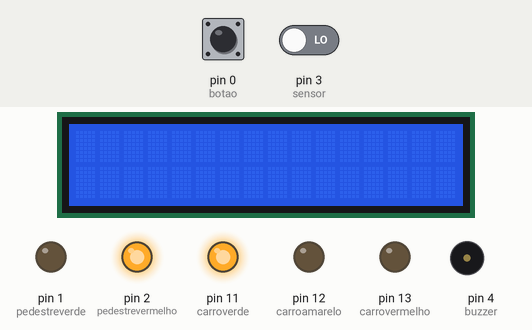
Bench run of a sketch on a simulated Arduino Uno, built with avr-gcc and run on an emulated ATmega328P. Shown: 16×2 character LCD, output pins drawn as LEDs (lit = HIGH), buzzer (waves = sounding). The test bench sets the inputs (shaded band); at power-on: pin 3 (sensor) LOW, pin 0 (botao) HIGH.

Above: at 1.2 s.
1.3 s: pin 3 (sensor) driven HIGH
At 1.6 s:
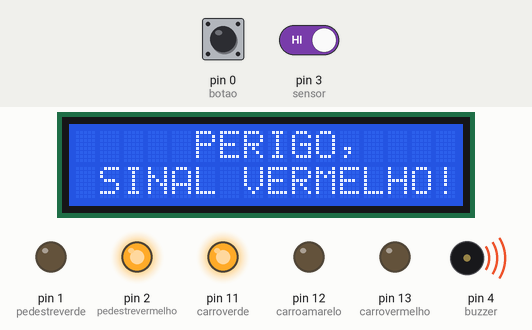
2.8 s: pin 0 (botao) pulled LOW for 0.15 s
At 4.5 s:
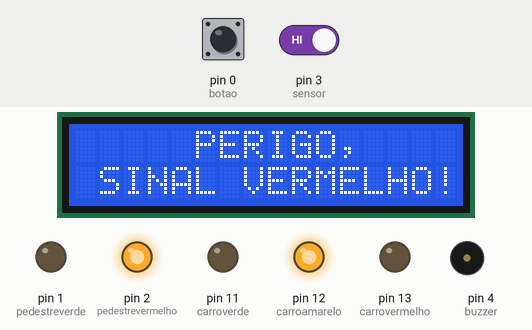
At 10.6 s:
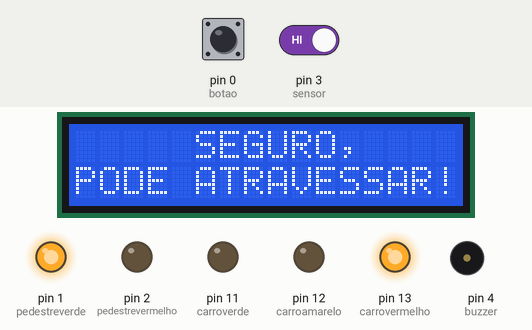
Timing chart, 0 to 20.9 s (numbered marks = the images above; inputs shaded):
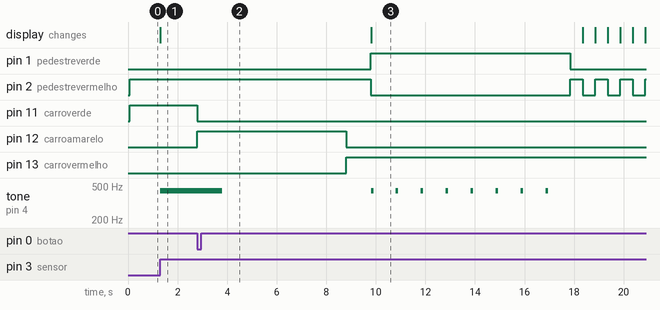

The sketch:

Codigo_do_semaforo.ino
```cpp
// C++ code
//
#include <Adafruit_LiquidCrystal.h>

#include <LiquidCrystal.h>

LiquidCrystal lcd_1(10, 9, 8, 7, 6, 5);
int botao=0;
int carrovermelho=13;
int carroamarelo=12;
int carroverde=11;
int pedestrevermelho=2;
int pedestreverde=1;
int buzzer=4;
int sensor=3;

void setup()
{
  pinMode(carrovermelho, OUTPUT);
  pinMode(carroamarelo, OUTPUT);
  pinMode(carroverde, OUTPUT);
  lcd_1.begin(16, 2);
  pinMode(buzzer, OUTPUT);
  pinMode(sensor, INPUT);
  pinMode(pedestrevermelho, OUTPUT);
  pinMode(pedestreverde, OUTPUT);
  pinMode(botao, INPUT);
}

void loop()
{
  digitalWrite(pedestrevermelho, HIGH);
  digitalWrite(carroverde, HIGH);

  if (digitalRead(botao) == 0) {
    digitalWrite(carroverde, LOW);
    digitalWrite(carroamarelo, HIGH);
    delay(6000);

    digitalWrite(carroamarelo, LOW);
    digitalWrite(carrovermelho, HIGH);
    delay(1000);

    for (int y=0; y<8; y++){
    digitalWrite(pedestrevermelho, LOW);
    digitalWrite(pedestreverde, HIGH);
    lcd_1.clear();
    lcd_1.setCursor(0, 0);
    lcd_1.print("     SEGURO,");
    lcd_1.setCursor(0, 1);
    lcd_1.print("PODE ATRAVESSAR!");
    tone(buzzer,440 ,100);
    delay(1000);

    }
    for (int y=0; y<4; y++){
    digitalWrite(pedestreverde, LOW);
    digitalWrite(pedestrevermelho, HIGH);
    lcd_1.setCursor(0, 0);
    lcd_1.print("     SEGURO,");
    lcd_1.setCursor(0, 1);
    lcd_1.print("PODE ATRAVESSAR!");
    delay(500);

    digitalWrite(pedestrevermelho, LOW);
    lcd_1.clear();
    delay(500);

    }
    digitalWrite(pedestrevermelho, HIGH);
    delay(1000);

    digitalWrite(carrovermelho, LOW);
    digitalWrite(carroverde, HIGH);
    delay(10000);

  }
  if (digitalRead(sensor) == 1) {
    tone(buzzer, 440, 1000);
    lcd_1.setCursor(0, 0);
    lcd_1.print("     PERIGO,");
    lcd_1.setCursor(0, 1);
    lcd_1.print(" SINAL VERMELHO!");
  }
}
```

Measured:
- after the input at 1.3 s, tone on pin 4 (buzzer): silent → 440 Hz at once; the display: changes at once (image 1)
- after the input at 2.8 s, pin 1 (pedestreverde): LOW → HIGH after 7.0 s, → LOW 8.0 s later; pin 2 (pedestrevermelho): HIGH → LOW after 7.0 s, then repeats every 1.0 s: HIGH 0.50 s, LOW 0.50 s; pin 11 (carroverde): HIGH → LOW at once; pin 12 (carroamarelo): LOW → HIGH at once, → LOW 6.0 s later; pin 13 (carrovermelho): LOW → HIGH after 6.0 s
